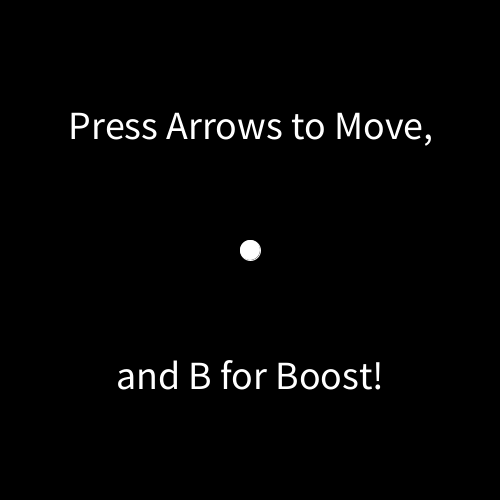
Frame 1 (no input)
Frame 60 (the mouse pressed at the canvas centre just before this capture): identical to frame 1, image omitted
Frame 120 (the mouse held since frame 60 and released just before this capture): identical to frame 1, image omitted

The Processing sketch that drew this single still picture (run headless with seeded random() and noise(); from frame 60 on, the mouse is pressed at the canvas centre):

// Processing sketch: Ship
// ── Ship.pde
//Shane Hopper
//variables for position
float xPos =0;
float yPos = 0;

//other variables
int dia=20; 
float sp=1;
//int starCount = 0;

//void Stars() {
//  int xValue = int(random(0,500));
//  int yValue = int(random(0,500));
//  int size = int(random(1,5));
//    //stars
//    fill(255);
//    ellipse(xValue,yValue,size,size);
//}

//Booleans for movement
boolean right = false;
boolean left = false;
boolean up = false;
boolean down = false;

String[] controls = {"Press Arrows to Move,","and B for Boost!"}; 

void setup() {
  //window modifications
  size(500, 500);
  background(255);
  smooth();

  //initial position
  xPos = width/2;
  yPos = height/2;

  //shape properties
  stroke(255);
  fill(0, 0, 255);
}

void draw() {
  //wipe
  background(0);
  fill(255);
  textSize(40);
  textAlign(CENTER,CENTER);
  text(controls[0], width/2, height/4);
  text(controls[1],width/2,height*3/4);
//int starCount = 0;
  //stars
  //for (; starCount < 40; starCount++){
  //  Stars();
  // }

  //update position
  if (left) {
    xPos = xPos - sp;
  }
  if (right) {
    xPos = xPos + sp;
  }
  if (up) {
    yPos = yPos - sp;
  }
  if (down) {
    yPos = yPos + sp;
  }
  
  //draw shape
  ellipse(xPos, yPos, dia, dia);
}

void keyPressed() {
  if (key == CODED) {
    if(keyCode == LEFT) {
      left = true;
    }
  }
  if (key == CODED) {
    if(keyCode == RIGHT) {
      right = true;
    }
  }
  if (key == CODED) {
    if(keyCode == UP) {
      up = true;
    }
  }
  if (key == CODED) {
    if(keyCode == DOWN) {
      down = true;
    }
  }
  if(xPos < 0+dia/2) {
    left = false;
  }
  if(xPos > width-dia/2) {
    right = false;
  }
  if(yPos < 0+dia/2) {
    up = false;
  }
  if(yPos > height-dia/2) {
    down = false;
  }
  if(key == 'b'){
    sp = 2.5;
  }
}
void keyReleased(){
    if(key == CODED) {
    if(keyCode == LEFT) {
      left = false;
    }
  }
  if(key == CODED) {
    if(keyCode == RIGHT) {
      right = false;
    }
  }
  if(key == CODED) {
    if(keyCode == UP) {
       up = false;
    }
  }
  if(key == CODED) {
    if(keyCode == DOWN) {
      down = false;
    }
  }
  if(key == 'b'){
    sp = 1;
  }
}
